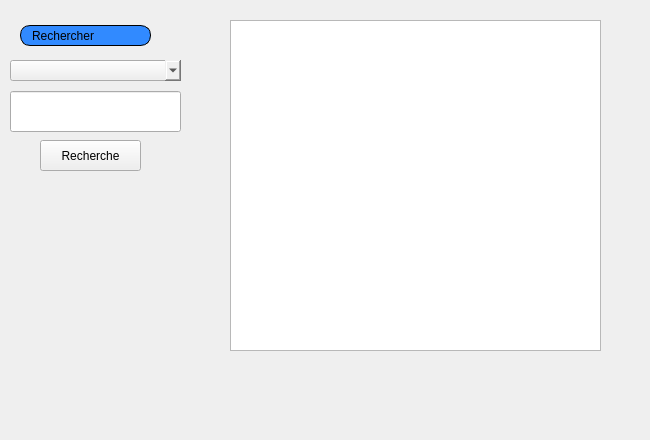
     <widget class="QWidget" name="tab_5">
      <attribute name="title">
       <string>Afficher</string>
      </attribute>
      <widget class="QLabel" name="label_44">
       <property name="geometry">
        <rect>
         <x>20</x>
         <y>25</y>
         <width>131</width>
         <height>21</height>
        </rect>
       </property>
       <property name="styleSheet">
        <string notr="true">border: 1px solid black;
border-radius: 10px;
padding: 0 8px;
background: #318aff;
font: bold, &quot;Arial&quot;;;
text-align:center;
</string>
       </property>
       <property name="text">
        <string>Rechercher</string>
       </property>
      </widget>
      <widget class="QTableView" name="tableView_3">
       <property name="geometry">
        <rect>
         <x>230</x>
         <y>20</y>
         <width>371</width>
         <height>331</height>
        </rect>
       </property>
      </widget>
      <widget class="QLabel" name="label_49">
       <property name="geometry">
        <rect>
         <x>-30</x>
         <y>-30</y>
         <width>641</width>
         <height>431</height>
        </rect>
       </property>
       <property name="text">
        <string/>
       </property>
       <property name="pixmap">
        <pixmap resource="ressources.qrc">:/images/img/imf.jpg</pixmap>
       </property>
       <property name="scaledContents">
        <bool>true</bool>
       </property>
      </widget>
      <widget class="QComboBox" name="rechercher_tache_employe">
       <property name="geometry">
        <rect>
         <x>10</x>
         <y>60</y>
         <width>191</width>
         <height>21</height>
        </rect>
       </property>
       <property name="styleSheet">
        <string notr="true">QComboBox {
    margin-right: 20px;
}
QComboBox::drop-down {
    subcontrol-origin: margin;
}</string>
       </property>
      </widget>
      <widget class="QPushButton" name="rechercher_statique_taches">
       <property name="geometry">
        <rect>
         <x>40</x>
         <y>140</y>
         <width>101</width>
         <height>31</height>
        </rect>
       </property>
       <property name="styleSheet">
        <string notr="true">
font: bold, &quot;Arial&quot;;;
background-color: qlineargradient(x1: 0, y1: 0, x2: 0, y2: 1,
                                       stop: 0 #dadbde, stop: 1 #f6f7fa);</string>
       </property>
       <property name="text">
        <string>Recherche</string>
       </property>
       <property name="icon">
        <iconset resource="ressources.qrc">
         <normaloff>:/images/img/AP.png</normaloff>:/images/img/AP.png</iconset>
       </property>
      </widget>
      <widget class="QLineEdit" name="recherche_dynamique">
       <property name="geometry">
        <rect>
         <x>10</x>
         <y>91</y>
         <width>171</width>
         <height>41</height>
        </rect>
       </property>
      </widget>
      <zorder>label_49</zorder>
      <zorder>label_44</zorder>
      <zorder>tableView_3</zorder>
      <zorder>rechercher_tache_employe</zorder>
      <zorder>rechercher_statique_taches</zorder>
      <zorder>recherche_dynamique</zorder>
     </widget>
